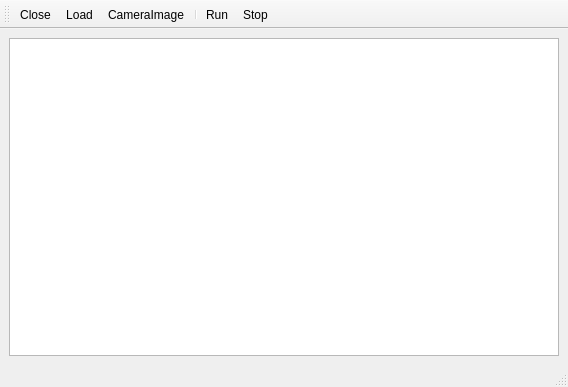
<?xml version="1.0" encoding="UTF-8"?>
<ui version="4.0">
 <class>Simulator</class>
 <widget class="QMainWindow" name="Simulator">
  <property name="geometry">
   <rect>
    <x>0</x>
    <y>0</y>
    <width>568</width>
    <height>387</height>
   </rect>
  </property>
  <property name="windowTitle">
   <string>Simulator</string>
  </property>
  <widget class="QWidget" name="centralwidget">
   <layout class="QGridLayout" name="gridLayout">
    <item row="0" column="0">
     <layout class="QVBoxLayout" name="verticalLayout">
      <item>
       <widget class="QPlainTextEdit" name="plainTextEdit"/>
      </item>
     </layout>
    </item>
   </layout>
  </widget>
  <widget class="QStatusBar" name="statusbar"/>
  <widget class="QToolBar" name="toolBar">
   <property name="windowTitle">
    <string>toolBar</string>
   </property>
   <attribute name="toolBarArea">
    <enum>TopToolBarArea</enum>
   </attribute>
   <attribute name="toolBarBreak">
    <bool>false</bool>
   </attribute>
   <addaction name="actionClose"/>
   <addaction name="actionLoad"/>
   <addaction name="actionCameraImage"/>
   <addaction name="separator"/>
   <addaction name="actionRun"/>
   <addaction name="actionStop"/>
  </widget>
  <action name="actionClose">
   <property name="icon">
    <iconset resource="../assets/icons.qrc">
     <normaloff>:/prefix/cross.png</normaloff>:/prefix/cross.png</iconset>
   </property>
   <property name="text">
    <string>Close</string>
   </property>
   <property name="toolTip">
    <string>Close this window</string>
   </property>
  </action>
  <action name="actionLoad">
   <property name="icon">
    <iconset resource="../assets/icons.qrc">
     <normaloff>:/prefix/load.png</normaloff>:/prefix/load.png</iconset>
   </property>
   <property name="text">
    <string>Load</string>
   </property>
   <property name="toolTip">
    <string>Load a config</string>
   </property>
  </action>
  <action name="actionRun">
   <property name="icon">
    <iconset resource="../assets/icons.qrc">
     <normaloff>:/prefix/arrow.png</normaloff>:/prefix/arrow.png</iconset>
   </property>
   <property name="text">
    <string>Run</string>
   </property>
   <property name="toolTip">
    <string>Run the simulator</string>
   </property>
  </action>
  <action name="actionStop">
   <property name="icon">
    <iconset resource="../assets/icons.qrc">
     <normaloff>:/prefix/stop.png</normaloff>:/prefix/stop.png</iconset>
   </property>
   <property name="text">
    <string>Stop</string>
   </property>
   <property name="toolTip">
    <string>Stop the simulator</string>
   </property>
  </action>
  <action name="actionCameraImage">
   <property name="icon">
    <iconset resource="../assets/icons.qrc">
     <normaloff>:/prefix/camera.png</normaloff>:/prefix/camera.png</iconset>
   </property>
   <property name="text">
    <string>CameraImage</string>
   </property>
   <property name="toolTip">
    <string>Select an image for camera</string>
   </property>
  </action>
 </widget>
 <resources>
  <include location="../assets/icons.qrc"/>
 </resources>
 <connections/>
</ui>
